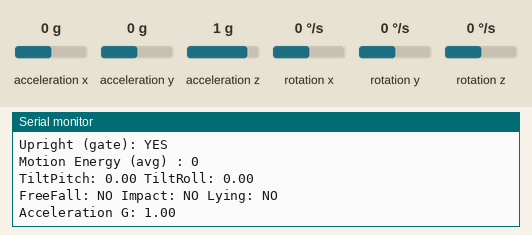
Simulated run of this sketch. Board: ESP32. Parts: the last lines printed to the serial monitor. Inputs (shaded band) come from the test bench; at power-on: acceleration x 0 g, acceleration z 1 g, acceleration y 0 g, rotation x 0 °/s, rotation y 0 °/s, rotation z 0 °/s.

Above: at 9.2 s.
9.3 s: acceleration x set to -1.4 g
At 10.6 s:
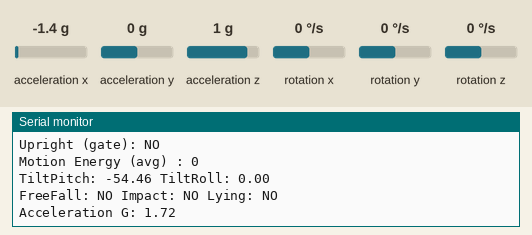
11.5 s: acceleration z set to -1.4 g
At 13.3 s:
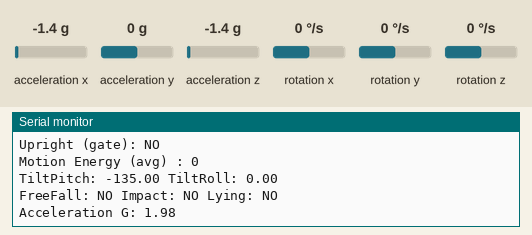
14.5 s: acceleration y set to -1.4 g
At 15.1 s:
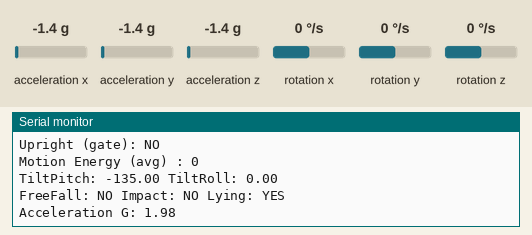
16.0 s: rotation x set to -192 °/s
At 16.6 s:
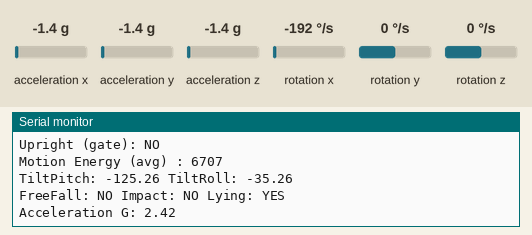
17.5 s: rotation y set to -192 °/s
Timing chart, 0 to 20.0 s (numbered marks = the images above; inputs shaded):
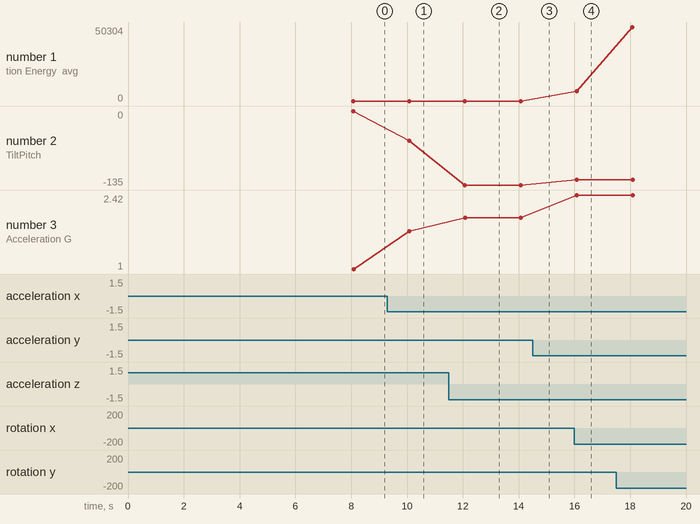

The sketch:

3.8_Worker_Movement_Detection.ino
```cpp
/*
  Project : Smart Safety Vest
  Firmware: Worker_Activity_Fusion.ino
  Phase   : 4.8 - Fusion of Phase 3.8 (Posture / Lean / Fall) +
                  Phase 4.7 (Movement Energy: STANDING/WALKING/RUNNING)

  ==========================================================================
  WHY THIS MERGE WAS NEEDED (bug being fixed)
  ==========================================================================
  Phase 4.7 classified WALKING / RUNNING purely from gyroscope motion-energy
  (|gx| + |gy| + |gz|, moving-averaged). That energy value has NO idea what
  posture the worker is in. Problem: when a worker stands still but bends
  forward (leaning down to pick something up, inspecting equipment, etc.),
  the gyro spikes during the bend the same way it would during a real
  step -> the old code misread that as WALKING or even RUNNING.

  Phase 3.8 already computes tiltPitch / tiltRoll every loop and uses them
  to detect FORWARD_LEAN / BACKWARD_LEAN / LEFT_LEAN / RIGHT_LEAN / LYING.
  That posture information is exactly what was missing from 4.7.

  THE FIX:
  Movement-energy classification (WALKING / RUNNING) is now GATED by
  posture. It is only evaluated while the worker's posture state is
  STANDING (i.e. upright - tiltPitch/tiltRoll inside the lean thresholds,
  not lying, not fallen). If the worker leans forward/backward/sideways,
  the movement classifier is frozen (its debounce counters are reset) and
  the reported status is simply the posture (e.g. "FORWARD LEAN"), never
  WALKING/RUNNING - no matter how large the gyro energy spike from the
  bend was. Only when the body is upright and the legs actually move
  forward/backward does WALKING/RUNNING get reported again.

  Reporting priority every loop (highest wins):
    FALL_DETECTED  >  LYING  >  LEAN (F/B/L/R)  >  WALKING/RUNNING/STANDING

  NOTE: This module is MPU6050-only. GPS is handled entirely by the
  separate GPS/location module (Phase 4) and is not part of this file.

  Board: ESP32
  Wiring:
    MPU6050: SDA -> GPIO21, SCL -> GPIO22 (I2C)
*/

#include <Wire.h>
#include <MPU6050.h>
#include <math.h>

MPU6050 mpu;

/*
 * ==========================================================
 * Shared filtered MPU6050 readings
 * (single read/filter pass used by BOTH posture logic and
 *  movement-energy logic - matches Phase 4.7's intent of
 *  reusing Phase 3.8's exact ax/ay/az + gx/gy/gz values)
 * ==========================================================
 */

const int FILTER_SIZE = 10;
const int CAL_SAMPLES = 100;

long axBuf[FILTER_SIZE] = {0};
long ayBuf[FILTER_SIZE] = {0};
long azBuf[FILTER_SIZE] = {0};
int filterIndex = 0;

int16_t ax, ay, az;
int16_t gx, gy, gz;

float axF, ayF, azF;

float pitch, roll;
float refPitch, refRoll;
float tiltPitch, tiltRoll;

float totalAcceleration = 0.0;  // filtered accel magnitude (lean use)
float rawAcceleration    = 0.0; // raw accel magnitude (free-fall/impact use)

/*
 * ==========================================================
 * Posture / Lean thresholds (from Phase 3.8)
 * ==========================================================
 */

float pitchThreshold = 15.0;
float rollThreshold  = 20.0;

/*
 * ==========================================================
 * Free Fall Detection (from Phase 3.8, v2.0 tuning)
 * ==========================================================
 */

bool freeFallDetected = false;
const float FREE_FALL_THRESHOLD = 0.80;

/*
 * ==========================================================
 * Impact Detection (from Phase 3.8, v2.0 tuning)
 * ==========================================================
 */

bool impactDetected = false;
const float IMPACT_THRESHOLD = 1.8;

/*
 * ==========================================================
 * Lying Position Detection
 * ==========================================================
 */

bool lyingDetected = false;
unsigned long lyingStartTime = 0;
const unsigned long LYING_CONFIRM_TIME = 1500; // must hold 1.5s
const float LYING_ANGLE = 70.0;

/*
 * ==========================================================
 * Fall Latching (from Phase 3.8, v2.1 timing fix)
 * ==========================================================
 */

bool fallDetected = false;
bool fallLatched  = false;
bool workerRecovered = false;

unsigned long fallStartTime = 0;
const unsigned long FALL_TIMEOUT = 6000; // v2.1: 3000 -> 6000ms

/*
 * ==========================================================
 * Posture State Machine (STANDING / LEAN / LYING / FALL)
 * ==========================================================
 */

enum PostureState
{
  POSTURE_STANDING = 0,
  POSTURE_FORWARD_LEAN,
  POSTURE_BACKWARD_LEAN,
  POSTURE_LEFT_LEAN,
  POSTURE_RIGHT_LEAN,
  POSTURE_LYING,
  POSTURE_FALL
};

PostureState postureState = POSTURE_STANDING;
PostureState previousPostureState = POSTURE_STANDING;
bool postureChanged = false;

// True only when posture is upright (not leaning/lying/fallen) - this is
// the gate that Phase 4.7's movement classifier now depends on.
bool isUpright = true;

/*
 * ==========================================================
 * Movement-Energy Classifier (from Phase 4.7)
 * Only allowed to run while isUpright == true
 * ==========================================================
 */

const int ENERGY_WINDOW = 15;
float energyBuf[ENERGY_WINDOW] = {0};
int energyIndex = 0;
bool energyBufFull = false;

float STANDING_ENERGY_MAX = 1500.0;
float WALKING_ENERGY_MAX  = 6000.0;
// anything above WALKING_ENERGY_MAX (while upright) is classified RUNNING

enum MovementState
{
  MOVEMENT_STANDING = 0,
  MOVEMENT_WALKING,
  MOVEMENT_RUNNING
};

MovementState movementState = MOVEMENT_STANDING;

// Debounce, same 3-consecutive-sample pattern as before
int standingCount = 0;
int walkingCount  = 0;
int runningCount  = 0;

/*
 * ==========================================================
 * MPU update: reads sensor once, computes everything both
 * posture logic and movement logic need from that one read.
 * ==========================================================
 */

void updateMPUFilter()
{
  mpu.getMotion6(&ax, &ay, &az, &gx, &gy, &gz);

  axBuf[filterIndex] = ax;
  ayBuf[filterIndex] = ay;
  azBuf[filterIndex] = az;
  filterIndex = (filterIndex + 1) % FILTER_SIZE;

  long sx = 0, sy = 0, sz = 0;
  for (int i = 0; i < FILTER_SIZE; i++) { sx += axBuf[i]; sy += ayBuf[i]; sz += azBuf[i]; }

  axF = sx / (float)FILTER_SIZE;
  ayF = sy / (float)FILTER_SIZE;
  azF = sz / (float)FILTER_SIZE;

  pitch = atan2(azF, sqrt(axF * axF + ayF * ayF)) * 180.0 / PI;
  roll  = atan2(ayF, sqrt(axF * axF + azF * azF)) * 180.0 / PI;

  totalAcceleration = sqrt(axF * axF + ayF * ayF + azF * azF);
  rawAcceleration = sqrt((float)ax * ax + (float)ay * ay + (float)az * az);

  // ---- rolling gyro motion-energy (Phase 4.7) ----
  float instantEnergy = fabs(gx) + fabs(gy) + fabs(gz);
  energyBuf[energyIndex] = instantEnergy;
  energyIndex = (energyIndex + 1) % ENERGY_WINDOW;
  if (energyIndex == 0) energyBufFull = true;
}

float getAverageEnergy()
{
  int count = energyBufFull ? ENERGY_WINDOW : energyIndex;
  if (count == 0) return 0;

  float sum = 0;
  for (int i = 0; i < count; i++) sum += energyBuf[i];
  return sum / count;
}

/*
 * ==========================================================
 * Free Fall / Impact / Lying detection (Phase 3.8, unchanged)
 * ==========================================================
 */

void detectFreeFall()
{
  float normalizedAcceleration = rawAcceleration / 16384.0;

  if (normalizedAcceleration < FREE_FALL_THRESHOLD)
  {
    freeFallDetected = true;
    if (fallStartTime == 0) fallStartTime = millis();
  }
}

void detectImpact()
{
  float normalizedAcceleration = rawAcceleration / 16384.0;

  if (normalizedAcceleration > IMPACT_THRESHOLD)
  {
    impactDetected = true;
  }
}

void detectLyingPosition()
{
  bool horizontal = (fabs(tiltPitch) > LYING_ANGLE || fabs(tiltRoll) > LYING_ANGLE);

  if (horizontal)
  {
    if (lyingStartTime == 0) lyingStartTime = millis();

    if (millis() - lyingStartTime >= LYING_CONFIRM_TIME)
    {
      lyingDetected = true;
    }
  }
  else
  {
    lyingDetected = false;
    lyingStartTime = 0;
  }
}

void detectRecovery()
{
  workerRecovered = (!lyingDetected && fabs(tiltPitch) < 10 && fabs(tiltRoll) < 10);
}

/*
 * ==========================================================
 * Posture state machine (STANDING vs LEAN vs LYING vs FALL)
 * This decides isUpright, which gates the movement classifier.
 * ==========================================================
 */

void updatePostureState()
{
  if (fallLatched)
  {
    postureState = POSTURE_FALL;
    isUpright = false;
    postureChanged = (previousPostureState != postureState);
    previousPostureState = postureState;
    return;
  }

  // Lying has higher priority than lean
  if (lyingDetected)
  {
    postureState = POSTURE_LYING;
    isUpright = false;
    postureChanged = (previousPostureState != postureState);
    previousPostureState = postureState;
    return;
  }

  // Default: upright
  postureState = POSTURE_STANDING;

  if (tiltPitch < -pitchThreshold)
  {
    postureState = POSTURE_FORWARD_LEAN;      // e.g. bending down
  }
  else if (tiltPitch > pitchThreshold)
  {
    postureState = POSTURE_BACKWARD_LEAN;
  }
  else if (tiltRoll > rollThreshold)
  {
    postureState = POSTURE_LEFT_LEAN;
  }
  else if (tiltRoll < -rollThreshold)
  {
    postureState = POSTURE_RIGHT_LEAN;
  }

  isUpright = (postureState == POSTURE_STANDING);

  postureChanged = (previousPostureState != postureState);
  previousPostureState = postureState;
}

/*
 * ==========================================================
 * Movement classification - THE FIX
 * Only updates WALKING/RUNNING while isUpright == true.
 * While leaning/lying/fallen, debounce counters are reset and
 * movementState is forced back to STANDING so no stale
 * WALKING/RUNNING carries over once the worker straightens up.
 * ==========================================================
 */

void updateMovementState()
{
  if (!isUpright)
  {
    // Worker is leaning / lying / fallen - do NOT evaluate
    // walking/running from gyro energy, it will be misleading
    // (a bend/lean produces a large gyro spike too).
    standingCount = 0;
    walkingCount  = 0;
    runningCount  = 0;
    movementState = MOVEMENT_STANDING;
    return;
  }

  float avgEnergy = getAverageEnergy();

  if (avgEnergy < STANDING_ENERGY_MAX)
  {
    standingCount++; walkingCount = 0; runningCount = 0;
    if (standingCount >= 3) movementState = MOVEMENT_STANDING;
  }
  else if (avgEnergy < WALKING_ENERGY_MAX)
  {
    walkingCount++; standingCount = 0; runningCount = 0;
    if (walkingCount >= 3) movementState = MOVEMENT_WALKING;
  }
  else
  {
    runningCount++; walkingCount = 0; standingCount = 0;
    if (runningCount >= 3) movementState = MOVEMENT_RUNNING;
  }
}

/*
 * ==========================================================
 * Fall Latching (Phase 3.8, v2.1 timing fix, unchanged)
 * ==========================================================
 */

void updateFallDetection()
{
  if (fallLatched)
  {
    if (!workerRecovered)
    {
      fallDetected = true;
      return;
    }

    // Worker সত্যিই দাঁড়িয়েছে
    fallLatched = false;
    fallDetected = false;
    freeFallDetected = false;
    impactDetected = false;
    // NOTE: lyingDetected intentionally NOT reset here.
    // detectLyingPosition() is the single owner of this flag.
    fallStartTime = 0;
  }

  if (fallStartTime != 0 && millis() - fallStartTime <= FALL_TIMEOUT)
  {
    if (!fallLatched && freeFallDetected && impactDetected && lyingDetected)
    {
      fallDetected = true;
      fallLatched = true;
      fallStartTime = 0;
    }
    else if (!fallLatched)
    {
      fallDetected = false;
    }
  }
  else
  {
    fallDetected = false;
    fallStartTime = 0;
    freeFallDetected = false;
    impactDetected = false;
    // NOTE: lyingDetected intentionally NOT reset here.
  }
}

/*
 * ==========================================================
 * Final worker status label - priority:
 * FALL > LYING > LEAN(F/B/L/R) > WALKING/RUNNING/STANDING
 * ==========================================================
 */

const char* getFinalWorkerStatus()
{
  switch (postureState)
  {
    case POSTURE_FALL:           return "FALL DETECTED";
    case POSTURE_LYING:          return "LYING";
    case POSTURE_FORWARD_LEAN:   return "FORWARD LEAN";
    case POSTURE_BACKWARD_LEAN:  return "BACKWARD LEAN";
    case POSTURE_LEFT_LEAN:      return "LEFT LEAN";
    case POSTURE_RIGHT_LEAN:     return "RIGHT LEAN";
    case POSTURE_STANDING:
    default:
      switch (movementState)
      {
        case MOVEMENT_WALKING: return "WALKING";
        case MOVEMENT_RUNNING: return "RUNNING";
        case MOVEMENT_STANDING:
        default:                return "STANDING";
      }
  }
}

/*
 * ==========================================================
 * Calibration
 * ==========================================================
 */

void calibrate()
{
  Serial.println("Automatic Calibration - keep the worker still...");
  for (int i = 5; i > 0; i--) { Serial.println(i); delay(1000); }

  float ps = 0, rs = 0;
  for (int i = 0; i < CAL_SAMPLES; i++)
  {
    updateMPUFilter();
    ps += pitch; rs += roll;
    delay(20);
  }

  refPitch = ps / CAL_SAMPLES;
  refRoll  = rs / CAL_SAMPLES;

  Serial.print("Reference Pitch: "); Serial.println(refPitch, 2);
  Serial.print("Reference Roll: ");  Serial.println(refRoll, 2);

  // Warm up the energy buffer while standing still (Phase 4.7 pattern)
  for (int i = 0; i < ENERGY_WINDOW * 2; i++)
  {
    updateMPUFilter();
    delay(20);
  }
}

void setup()
{
  Serial.begin(115200);

  Wire.begin(21, 22);
  mpu.initialize();
  calibrate();

  Serial.println("Worker Activity Fusion Started (posture-gated movement)...");
}

void loop()
{
  updateMPUFilter();

  tiltPitch = pitch - refPitch;
  tiltRoll  = roll  - refRoll;

  detectFreeFall();
  detectImpact();
  detectLyingPosition();
  detectRecovery();

  updatePostureState();   // decides isUpright (the gate)
  updateMovementState();  // WALKING/RUNNING only evaluated if isUpright
  updateFallDetection();

  static unsigned long lastPrint = 0;

  if (millis() - lastPrint >= 2000)
  {
    lastPrint = millis();

    Serial.println("--------------------------------");

    Serial.print("Worker Status : ");
    Serial.println(getFinalWorkerStatus());

    Serial.print("Upright (gate): ");
    Serial.println(isUpright ? "YES" : "NO");

    Serial.print("Motion Energy (avg) : ");
    Serial.println(getAverageEnergy(), 0);

    Serial.print("TiltPitch: "); Serial.print(tiltPitch, 2);
    Serial.print(" TiltRoll: "); Serial.println(tiltRoll, 2);

    Serial.print("FreeFall: "); Serial.print(freeFallDetected ? "YES" : "NO");
    Serial.print(" Impact: "); Serial.print(impactDetected ? "YES" : "NO");
    Serial.print(" Lying: "); Serial.println(lyingDetected ? "YES" : "NO");

    Serial.print("Acceleration G: ");
    Serial.println(rawAcceleration / 16384.0, 2);
  }

  delay(20); // keep MPU sample rate steady for the energy window
}
```

Measured:
- after the input at 9.3 s, the serial monitor: prints a new line after 0.77 s (image 1)
- after the input at 11.5 s, the serial monitor: prints a new line after 0.58 s (image 2)
- after the input at 16.0 s, the serial monitor: prints a new line after 0.08 s (image 4)
- plotted number 1: 0 → 6707 after the input at 16.0 s, 6707 → 50304 after the input at 17.5 s
- plotted number 2: 0 → -54.46 after the input at 9.3 s, -54.46 → -135 after the input at 11.5 s
- plotted number 3: 1 → 1.72 after the input at 9.3 s, 1.72 → 1.98 after the input at 11.5 s
